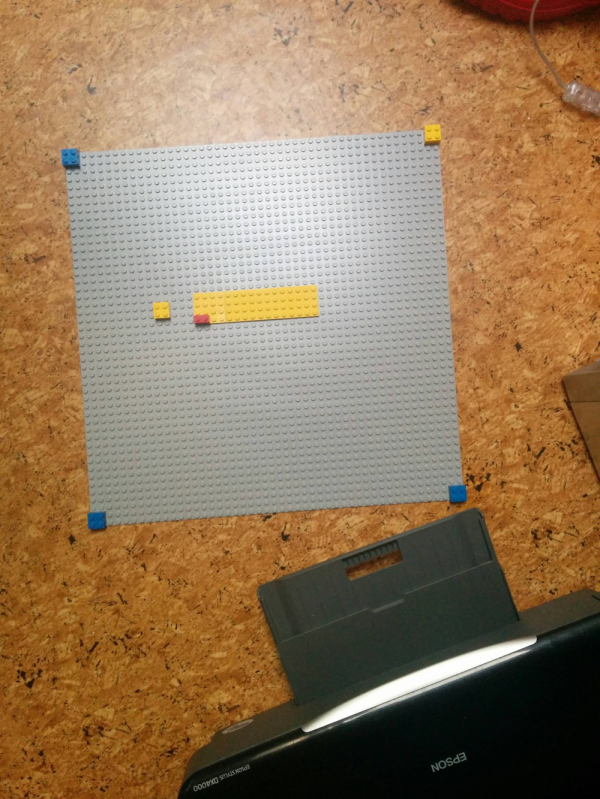
#> input picture 37689009-detect-lego-baseplate/1.png, 600 x 799 px
$ python detect_lego_baseplate.py
#> lines starting #> are read from the running program, lines starting #| are printed output that depends on the picture; after the words box and inside, x2 and y2 are one past the last pixel; in counts of white or black regions, pixels touching at a corner belong together
import cv2
import numpy as np

# Load image, convert to HSV, and color threshold
image = cv2.imread('1.png')
#> image is the input picture: shape (799, 600, 3); mean B, G, R 90.7, 121.1, 147.9
blank_mask = np.zeros(image.shape, dtype=np.uint8)
original = image.copy()
hsv = cv2.cvtColor(image, cv2.COLOR_BGR2HSV)
#> hsv: shape (799, 600, 3); mean H, S, V 31, 108.5, 149.3
lower = np.array([0, 0, 109])
upper = np.array([179, 36, 255])
mask = cv2.inRange(hsv, lower, upper)
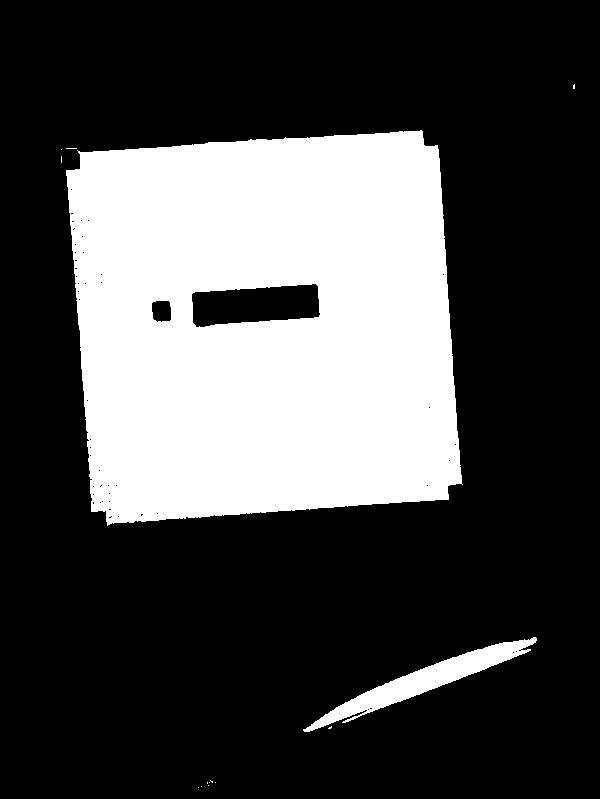
#> mask: shape (799, 600); 28.6% white; 14 white regions (12 under 20 px), largest, box (x1, y1, x2, y2) and area: (66, 130, 463, 526) 132551, (303, 637, 537, 732) 4465

# Morph open to remove noise
kernel = cv2.getStructuringElement(cv2.MORPH_RECT, (5,5))
opening = cv2.morphologyEx(mask, cv2.MORPH_OPEN, kernel, iterations=1)
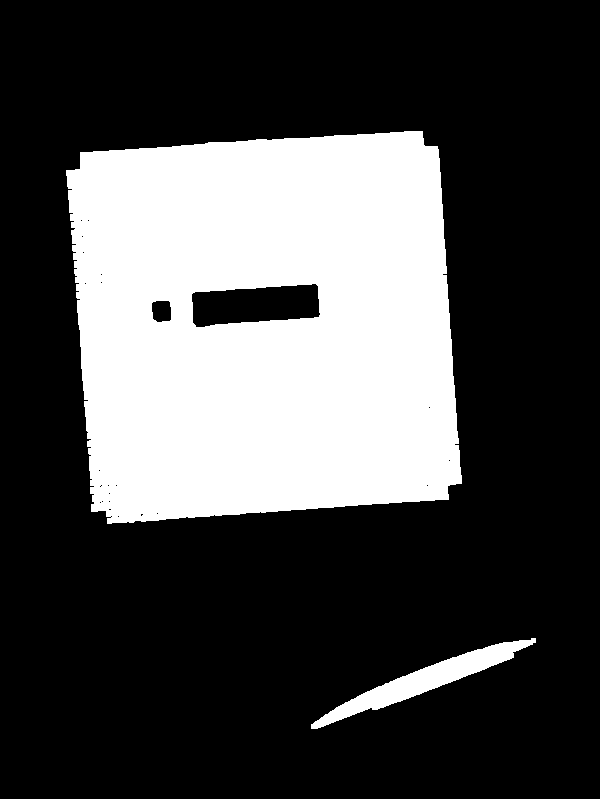
#> opening: shape (799, 600); 28.5% white; 2 white regions

# Find contours and sort for largest contour
cnts = cv2.findContours(opening, cv2.RETR_EXTERNAL, cv2.CHAIN_APPROX_SIMPLE)
#> cnts = 2 contours; box (x1, y1, x2, y2) and area: (66, 131, 462, 524) 136206, (311, 638, 536, 729) 4038
cnts = cnts[0] if len(cnts) == 2 else cnts[1]
cnts = sorted(cnts, key=cv2.contourArea, reverse=True)[0]
#> cnts = contour of 340 points, box (x1, y1, x2, y2) (66, 131, 462, 524), area 136206

# Obtain rotated bounding box and draw onto a blank mask
rect = cv2.minAreaRect(cnts)
#> rect = ((264.1, 325.2), (373.2, 373.5), -4.18)
box = cv2.boxPoints(rect)
#> box = [[91.56, 525], [64.36, 152.5], [436.6, 125.3], [463.8, 497.8]]
box = np.int0(box)
#> box = [[91, 525], [64, 152], [436, 125], [463, 497]]
cv2.drawContours(image,[box],0,(36,255,12),3)
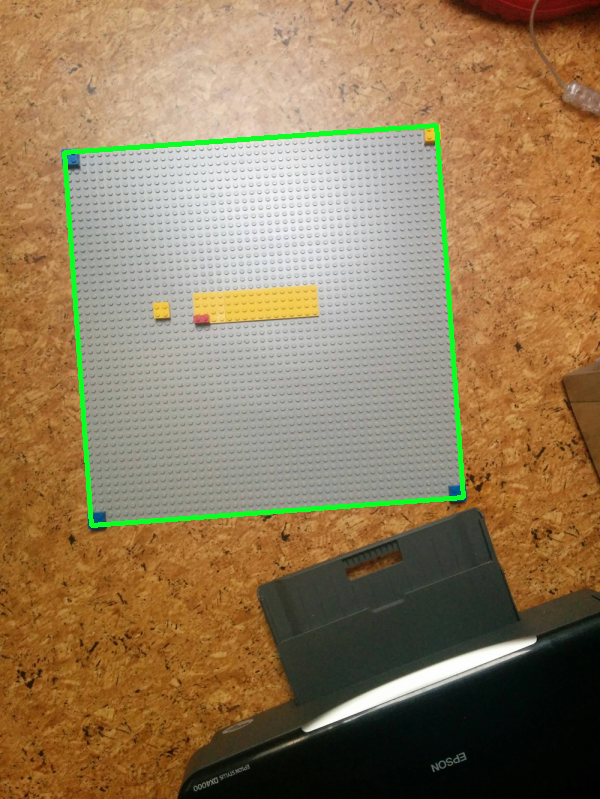
#> image: shape (799, 600, 3); 1.55% of pixels changed, all inside (x1, y1, x2, y2) = (62, 123, 466, 528)
cv2.fillPoly(blank_mask, [box], (255,255,255))
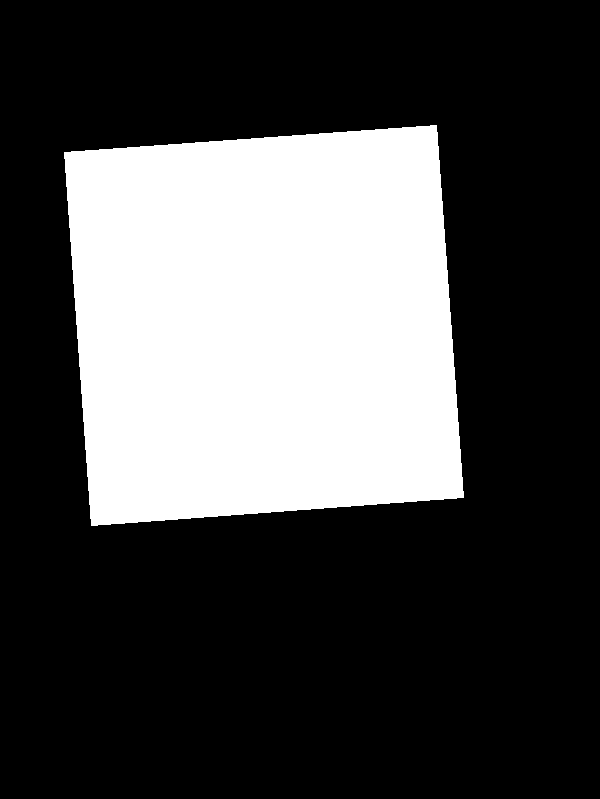
#> blank_mask: shape (799, 600, 3); 29.2% white; 1 white region, box (x1, y1, x2, y2) and area: (64, 125, 464, 526) 140055

# Bitwise-and mask with input image
blank_mask = cv2.cvtColor(blank_mask, cv2.COLOR_BGR2GRAY)
result = cv2.bitwise_and(original, original, mask=blank_mask)
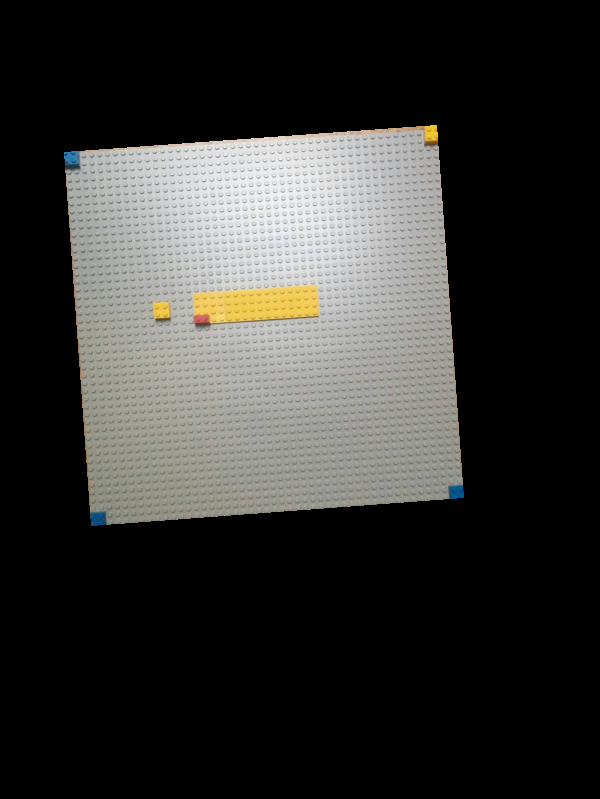
#> result: shape (799, 600, 3); mean B, G, R 48.8, 51.1, 51.4
result[blank_mask==0] = (255,255,255) # Color background white
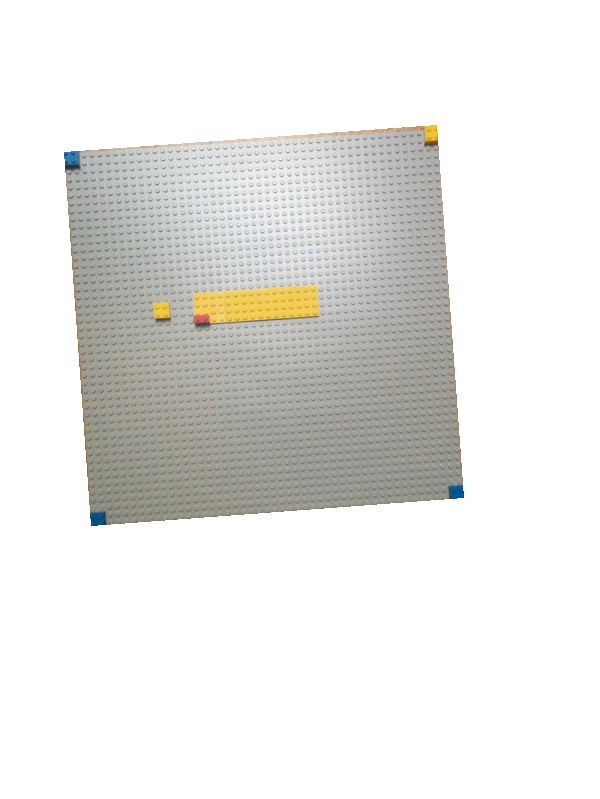
#> result: shape (799, 600, 3); mean B, G, R 229.3, 231.6, 231.9

# Detect corners
corners = cv2.goodFeaturesToTrack(blank_mask, maxCorners=4, qualityLevel=0.5, minDistance=150)
#> corners = [[91, 525], [463, 497], [64, 152], [436, 125]]
for corner in corners:
    x,y = corner.ravel()
    cv2.circle(image,(x,y),8,(155,20,255),-1)
    print("({}, {})".format(x,y))
#> this loop made 4 passes
#| (91.0, 525.0)
#| (463.0, 497.0)
#| (64.0, 152.0)
#| (436.0, 125.0)
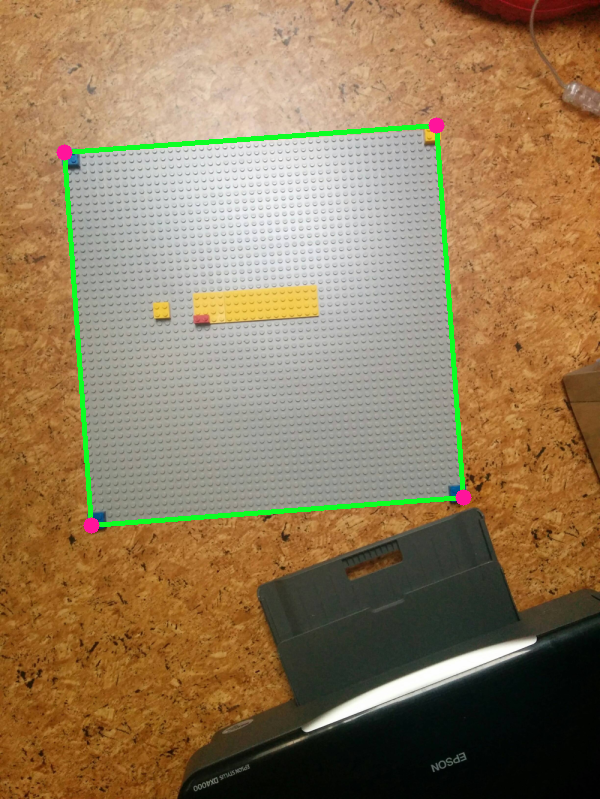
#> image: shape (799, 600, 3); 0.16% of pixels changed, all inside (x1, y1, x2, y2) = (56, 117, 472, 534)

cv2.imwrite('mask.png', mask)
cv2.imwrite('opening.png', opening)
cv2.imwrite('blank_mask.png', blank_mask)
cv2.imwrite('image.png', image)
cv2.imwrite('result.png', result)
cv2.waitKey()
